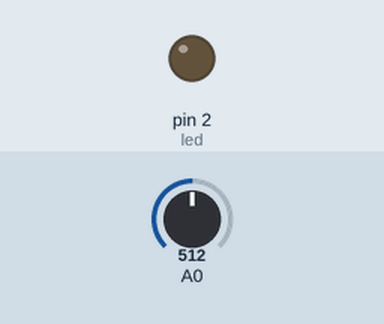
Recording of a sketch running on a simulated Arduino Mega 2560, built with avr-gcc and run on an emulated ATmega2560. Parts: output pins drawn as LEDs (lit = HIGH). Inputs (shaded band) come from the test bench; at power-on: A0 = 512. What the sketch prints to the serial monitor is not drawn.

Above: at 14.8 s.
14.9 s: A0 set to 121
28.9 s: A0 set to 104
At 42.3 s:
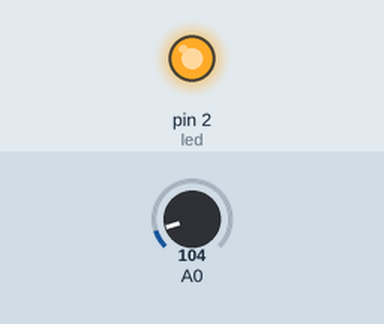
42.9 s: A0 set to 122
At 45.8 s:
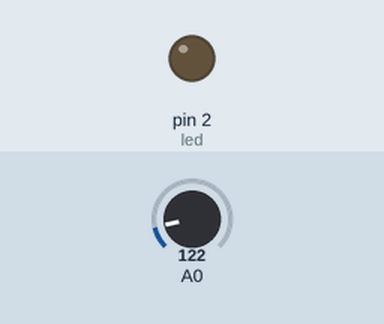
53.4 s: A0 set to 0
At 60.1 s:
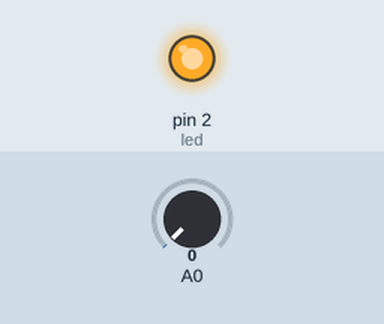
Timing chart, 0 to 61.6 s (numbered marks = the images above; inputs shaded):
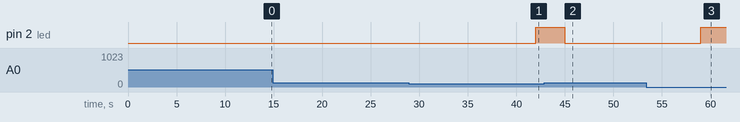

The sketch:

alcoholimetro.ino
```cpp
int led = 2;
void setup () {
  pinMode(led,OUTPUT);
  Serial.begin(9600);
  Serial1.begin(9600);
}

void loop ()
{
    int sensor = analogRead(A0);
    sensor = map (sensor, 0,1023,0,100);
    Serial.println(sensor);
    digitalWrite(led,LOW);
    if (sensor>10)
    {
      digitalWrite(led,LOW);
      delay(1000);
      Serial.print("A");
      //Serial.println(sensor);
     delay(10000);
    }
    else
    {
      digitalWrite(led,HIGH);
    }
    delay(3000);
}
```

Measured:
- the behaviour switches between 113 and 112 on A0 (found by bisection; images 0 and 1)
- after the input at 14.9 s, every drawn part: stays the same
- after the input at 28.9 s, pin 2 (led): LOW → HIGH after 13.1 s
- after the input at 42.9 s, pin 2 (led): HIGH → LOW after 2.1 s
- after the input at 53.4 s, pin 2 (led): LOW → HIGH after 5.6 s
